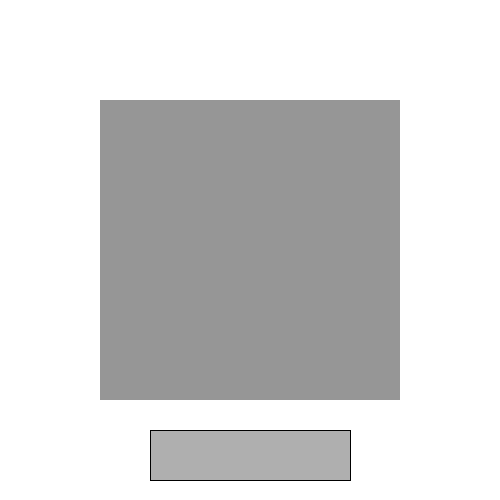
Frame 1 (no input)
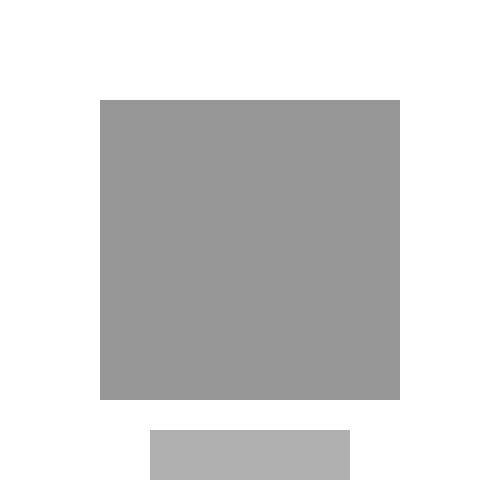
Frame 60 (the mouse pressed at the canvas centre just before this capture)
Frame 120 (the mouse held since frame 60 and released just before this capture): identical to frame 60, image omitted

The Processing sketch that drew these frames (run headless with seeded random() and noise(); from frame 60 on, the mouse is pressed at the canvas centre):

// Processing sketch: processing_120755
// ── processing_120755.pde

boolean button = false; // declaring and setting the button to false
boolean explosion=false; // declaring and setting the explosive phase to false

// declaring the values for x & y co-ordinates and also the height and width
int x=150;
int y=430;
int w=200;
int h=50;

// declaring the size of the small blocks which will appear after explosion
int blockspawnx1 = 200;
int blockspawny1 = 200;
int blockspawnx2 = 200;
int blockspawny2 = 200;
int blockspawnx3 = 200;
int blockspawny3 = 200;
int blockspawnx4 = 200;
int blockspawny4 = 200;
int blockspawnx5 = 200;
int blockspawny5 = 200;
int blockspawnx6 = 200;
int blockspawny6 = 200;
int blockspawnx7 = 200;
int blockspawny7 = 200;
int blockspawnx8 = 200;
int blockspawny8 = 200;
int blockspawnx9 = 200;
int blockspawny9 = 200;



void setup()
{
  size(500, 500); // size of sketch window
  background(0); // background colour set to black
}


void draw()


{
  background(255); // background set to white
  fill(175); // fill set to a shade of grey
  rect(x, y, w, h); // using the int's as declared above
  noStroke(); // no stroke is being used
  fill(150); // the fill beig set to a slightly darker shade than above
  rect(100, 100, 300, 300); // rectangle being set just under the bigger one

  if (button) {
    background(255);
    fill(175);
    rect(x, y, w, h);
    button = false;
    // if the button is pressed the sequence will trigger 
  } 
  else {
  }
// if else nothing will happen

  if (explosion) {






    background(255); // when the explosion is triggered after button pressed the sketch window backgrund is set to white



    // declaring the positioning the size of the exploding rectangles
    //2nd row
    fill(0);
    rect(blockspawnx1, blockspawny1, 50, 50);

    fill(0);
    rect(blockspawnx2 + 100, blockspawny2, 50, 50);

    fill(0);
    rect(blockspawnx3 - 100, blockspawny3, 50, 50);


    //1st row
    fill(0);
    rect(blockspawnx4, blockspawny4 -100, 50, 50);

    fill(0);
    rect(blockspawnx5 + 100, blockspawny5 -100, 50, 50);

    fill(0);
    rect(blockspawnx6 - 100, blockspawny6  -100, 50, 50);


    //3rd row
    fill(0);
    rect(blockspawnx7, blockspawny7 +100, 50, 50);

    fill(0);
    rect(blockspawnx8 + 100, blockspawny8 +100, 50, 50);

    fill(0);
    rect(blockspawnx9 - 100, blockspawny9  +100, 50, 50);

    // declaring the speed at which the blocks will travel after exploding
    float speedValueX1 = random(5, 8);
    float speedValueY1 = random(-10, -5);

    // declaring which block will travel at what speed
    blockspawnx1 = blockspawnx1 - (int)speedValueX1;
    blockspawny1 = blockspawny1 - (int)speedValueY1;

    speedValueX1 = random(15, 20);
    speedValueY1 = random(10, 15);

    blockspawnx2 = blockspawnx2 - (int)speedValueX1;
    blockspawny2 = blockspawny2 + (int)speedValueY1;

    speedValueX1 = random(10, 15);
    speedValueY1 = random(-10, -5);

    blockspawnx3 = blockspawnx3 - (int)speedValueX1;
    blockspawny3 = blockspawny3 - (int)speedValueY1;

    speedValueX1 = random(7, 10);
    speedValueY1 = random(5, 10);

    blockspawnx4 = blockspawnx4 - (int)speedValueX1;
    blockspawny4 = blockspawny4 - (int)speedValueY1;

    speedValueX1 = random(10, 20);
    speedValueY1 = random(-10, -5);

    blockspawnx5 = blockspawnx5 + (int)speedValueX1;
    blockspawny5 = blockspawny5 - (int)speedValueY1;

    speedValueX1 = random(20, 10);
    speedValueY1 = random(-1, 8);

    blockspawnx6 = blockspawnx6 + (int)speedValueX1;
    blockspawny6 = blockspawny6 - (int)speedValueY1;

    speedValueX1 = random(-10, -1);
    speedValueY1 = random(-10, -5);

    blockspawnx7 = blockspawnx7 - (int)speedValueX1;
    blockspawny7 = blockspawny7 - (int)speedValueY1;

    speedValueX1 = random(5, 8);
    speedValueY1 = random(6, 8);

    blockspawnx8 = blockspawnx8 - (int)speedValueX1;
    blockspawny8 = blockspawny8 - (int)speedValueY1;

    speedValueX1 = random(6, 8);
    speedValueY1 = random(-10, -5);

    blockspawnx9 = blockspawnx9 - (int)speedValueX1;
    blockspawny9 = blockspawny9 - (int)speedValueY1;

    
  }
  // if the code is successfull this print will trigger and the sketch window will reset once the last block as left the sketch window
  if (blockspawnx1 <-100) {
      println("IT WORKED");
      explosion = false; 
      background(255);

            fill(150);
      rect(100, 100, 300, 300);
      
      blockspawnx1 = 200;
      blockspawny1 = 200;
      blockspawnx2 = 200;
      blockspawny2 = 200;
      blockspawnx3 = 200;
      blockspawny3 = 200;
      blockspawnx4 = 200;
      blockspawny4 = 200;
      blockspawnx5 = 200;
      blockspawny5 = 200;
      blockspawnx6 = 200;
      blockspawny6 = 200;
      blockspawnx7 = 200;
      blockspawny7 = 200;
      blockspawnx8 = 200;
      blockspawny8 = 200;
      blockspawnx9 = 200;
      blockspawny9 = 200;


    }
}


void mousePressed() {

  if (mouseX > x && mouseX < x+w && mouseY > y && mouseY < y+h) {
    button = true;
    explosion = true;
    // triggering the mouse to start the process once the button is pressed, button and explosion will trigger
  }
}
